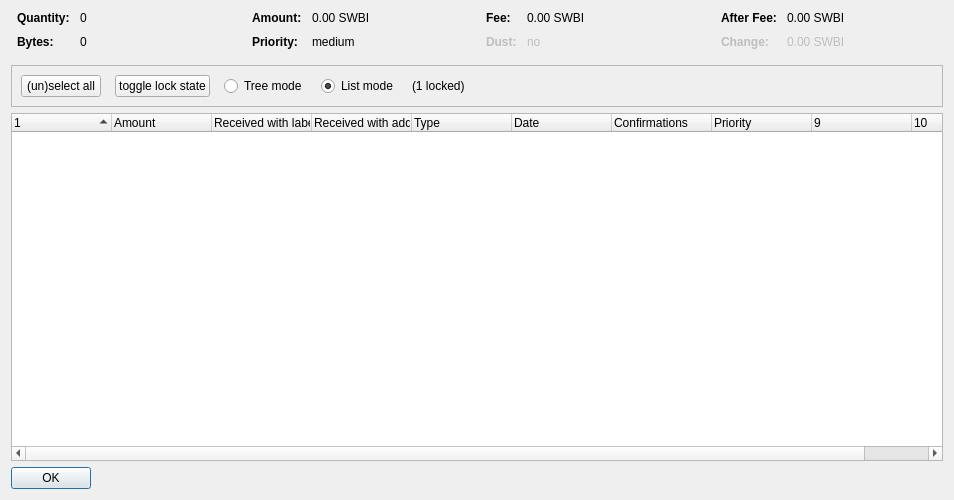
<?xml version="1.0" encoding="UTF-8"?>
<ui version="4.0">
 <class>CoinControlDialog</class>
 <widget class="QDialog" name="CoinControlDialog">
  <property name="geometry">
   <rect>
    <x>0</x>
    <y>0</y>
    <width>954</width>
    <height>500</height>
   </rect>
  </property>
  <property name="windowTitle">
   <string>Coin Selection</string>
  </property>
  <layout class="QVBoxLayout" name="verticalLayout">
   <item>
    <layout class="QHBoxLayout" name="horizontalLayoutTop" stretch="0,0,0,0">
     <property name="topMargin">
      <number>0</number>
     </property>
     <property name="bottomMargin">
      <number>10</number>
     </property>
     <item>
      <layout class="QFormLayout" name="formLayoutCoinControl1">
       <property name="horizontalSpacing">
        <number>10</number>
       </property>
       <property name="verticalSpacing">
        <number>10</number>
       </property>
       <property name="leftMargin">
        <number>6</number>
       </property>
       <property name="rightMargin">
        <number>6</number>
       </property>
       <item row="0" column="0">
        <widget class="QLabel" name="labelCoinControlQuantityText">
         <property name="font">
          <font>
           <weight>75</weight>
           <bold>true</bold>
          </font>
         </property>
         <property name="text">
          <string>Quantity:</string>
         </property>
        </widget>
       </item>
       <item row="0" column="1">
        <widget class="QLabel" name="labelCoinControlQuantity">
         <property name="cursor">
          <cursorShape>IBeamCursor</cursorShape>
         </property>
         <property name="contextMenuPolicy">
          <enum>Qt::ActionsContextMenu</enum>
         </property>
         <property name="text">
          <string notr="true">0</string>
         </property>
         <property name="textInteractionFlags">
          <set>Qt::LinksAccessibleByMouse|Qt::TextSelectableByKeyboard|Qt::TextSelectableByMouse</set>
         </property>
        </widget>
       </item>
       <item row="1" column="0">
        <widget class="QLabel" name="labelCoinControlBytesText">
         <property name="font">
          <font>
           <weight>75</weight>
           <bold>true</bold>
          </font>
         </property>
         <property name="text">
          <string>Bytes:</string>
         </property>
        </widget>
       </item>
       <item row="1" column="1">
        <widget class="QLabel" name="labelCoinControlBytes">
         <property name="cursor">
          <cursorShape>IBeamCursor</cursorShape>
         </property>
         <property name="contextMenuPolicy">
          <enum>Qt::ActionsContextMenu</enum>
         </property>
         <property name="text">
          <string notr="true">0</string>
         </property>
         <property name="textInteractionFlags">
          <set>Qt::LinksAccessibleByMouse|Qt::TextSelectableByKeyboard|Qt::TextSelectableByMouse</set>
         </property>
        </widget>
       </item>
      </layout>
     </item>
     <item>
      <layout class="QFormLayout" name="formLayoutCoinControl2">
       <property name="horizontalSpacing">
        <number>10</number>
       </property>
       <property name="verticalSpacing">
        <number>10</number>
       </property>
       <property name="leftMargin">
        <number>6</number>
       </property>
       <property name="rightMargin">
        <number>6</number>
       </property>
       <item row="0" column="0">
        <widget class="QLabel" name="labelCoinControlAmountText">
         <property name="font">
          <font>
           <weight>75</weight>
           <bold>true</bold>
          </font>
         </property>
         <property name="text">
          <string>Amount:</string>
         </property>
        </widget>
       </item>
       <item row="0" column="1">
        <widget class="QLabel" name="labelCoinControlAmount">
         <property name="cursor">
          <cursorShape>IBeamCursor</cursorShape>
         </property>
         <property name="contextMenuPolicy">
          <enum>Qt::ActionsContextMenu</enum>
         </property>
         <property name="text">
          <string notr="true">0.00 SWBI</string>
         </property>
         <property name="textInteractionFlags">
          <set>Qt::LinksAccessibleByMouse|Qt::TextSelectableByKeyboard|Qt::TextSelectableByMouse</set>
         </property>
        </widget>
       </item>
       <item row="1" column="0">
        <widget class="QLabel" name="labelCoinControlPriorityText">
         <property name="font">
          <font>
           <weight>75</weight>
           <bold>true</bold>
          </font>
         </property>
         <property name="text">
          <string>Priority:</string>
         </property>
        </widget>
       </item>
       <item row="1" column="1">
        <widget class="QLabel" name="labelCoinControlPriority">
         <property name="cursor">
          <cursorShape>IBeamCursor</cursorShape>
         </property>
         <property name="contextMenuPolicy">
          <enum>Qt::ActionsContextMenu</enum>
         </property>
         <property name="text">
          <string>medium</string>
         </property>
         <property name="textInteractionFlags">
          <set>Qt::LinksAccessibleByMouse|Qt::TextSelectableByKeyboard|Qt::TextSelectableByMouse</set>
         </property>
        </widget>
       </item>
      </layout>
     </item>
     <item>
      <layout class="QFormLayout" name="formLayoutCoinControl3">
       <property name="horizontalSpacing">
        <number>10</number>
       </property>
       <property name="verticalSpacing">
        <number>10</number>
       </property>
       <property name="leftMargin">
        <number>6</number>
       </property>
       <property name="rightMargin">
        <number>6</number>
       </property>
       <item row="0" column="0">
        <widget class="QLabel" name="labelCoinControlFeeText">
         <property name="font">
          <font>
           <weight>75</weight>
           <bold>true</bold>
          </font>
         </property>
         <property name="text">
          <string>Fee:</string>
         </property>
        </widget>
       </item>
       <item row="0" column="1">
        <widget class="QLabel" name="labelCoinControlFee">
         <property name="cursor">
          <cursorShape>IBeamCursor</cursorShape>
         </property>
         <property name="contextMenuPolicy">
          <enum>Qt::ActionsContextMenu</enum>
         </property>
         <property name="text">
          <string notr="true">0.00 SWBI</string>
         </property>
         <property name="textInteractionFlags">
          <set>Qt::LinksAccessibleByMouse|Qt::TextSelectableByKeyboard|Qt::TextSelectableByMouse</set>
         </property>
        </widget>
       </item>
       <item row="1" column="0">
        <widget class="QLabel" name="labelCoinControlLowOutputText">
         <property name="enabled">
          <bool>false</bool>
         </property>
         <property name="font">
          <font>
           <weight>75</weight>
           <bold>true</bold>
          </font>
         </property>
         <property name="text">
          <string>Dust:</string>
         </property>
        </widget>
       </item>
       <item row="1" column="1">
        <widget class="QLabel" name="labelCoinControlLowOutput">
         <property name="enabled">
          <bool>false</bool>
         </property>
         <property name="cursor">
          <cursorShape>IBeamCursor</cursorShape>
         </property>
         <property name="contextMenuPolicy">
          <enum>Qt::ActionsContextMenu</enum>
         </property>
         <property name="text">
          <string>no</string>
         </property>
         <property name="textInteractionFlags">
          <set>Qt::LinksAccessibleByMouse|Qt::TextSelectableByKeyboard|Qt::TextSelectableByMouse</set>
         </property>
        </widget>
       </item>
      </layout>
     </item>
     <item>
      <layout class="QFormLayout" name="formLayoutCoinControl4">
       <property name="horizontalSpacing">
        <number>10</number>
       </property>
       <property name="verticalSpacing">
        <number>10</number>
       </property>
       <property name="leftMargin">
        <number>6</number>
       </property>
       <property name="rightMargin">
        <number>6</number>
       </property>
       <item row="0" column="0">
        <widget class="QLabel" name="labelCoinControlAfterFeeText">
         <property name="font">
          <font>
           <weight>75</weight>
           <bold>true</bold>
          </font>
         </property>
         <property name="text">
          <string>After Fee:</string>
         </property>
        </widget>
       </item>
       <item row="0" column="1">
        <widget class="QLabel" name="labelCoinControlAfterFee">
         <property name="cursor">
          <cursorShape>IBeamCursor</cursorShape>
         </property>
         <property name="contextMenuPolicy">
          <enum>Qt::ActionsContextMenu</enum>
         </property>
         <property name="text">
          <string notr="true">0.00 SWBI</string>
         </property>
         <property name="textInteractionFlags">
          <set>Qt::LinksAccessibleByMouse|Qt::TextSelectableByKeyboard|Qt::TextSelectableByMouse</set>
         </property>
        </widget>
       </item>
       <item row="1" column="0">
        <widget class="QLabel" name="labelCoinControlChangeText">
         <property name="enabled">
          <bool>false</bool>
         </property>
         <property name="font">
          <font>
           <weight>75</weight>
           <bold>true</bold>
          </font>
         </property>
         <property name="text">
          <string>Change:</string>
         </property>
        </widget>
       </item>
       <item row="1" column="1">
        <widget class="QLabel" name="labelCoinControlChange">
         <property name="enabled">
          <bool>false</bool>
         </property>
         <property name="cursor">
          <cursorShape>IBeamCursor</cursorShape>
         </property>
         <property name="contextMenuPolicy">
          <enum>Qt::ActionsContextMenu</enum>
         </property>
         <property name="text">
          <string notr="true">0.00 SWBI</string>
         </property>
         <property name="textInteractionFlags">
          <set>Qt::LinksAccessibleByMouse|Qt::TextSelectableByKeyboard|Qt::TextSelectableByMouse</set>
         </property>
        </widget>
       </item>
      </layout>
     </item>
    </layout>
   </item>
   <item>
    <widget class="QFrame" name="frame">
     <property name="minimumSize">
      <size>
       <width>0</width>
       <height>40</height>
      </size>
     </property>
     <property name="frameShape">
      <enum>QFrame::StyledPanel</enum>
     </property>
     <property name="frameShadow">
      <enum>QFrame::Sunken</enum>
     </property>
     <layout class="QHBoxLayout" name="horizontalLayout">
      <item>
       <layout class="QHBoxLayout" name="horizontalLayoutPanel" stretch="0,0,0,0,0,0">
        <property name="spacing">
         <number>14</number>
        </property>
        <item>
         <widget class="QPushButton" name="pushButtonSelectAll">
          <property name="sizePolicy">
           <sizepolicy hsizetype="Maximum" vsizetype="Fixed">
            <horstretch>0</horstretch>
            <verstretch>0</verstretch>
           </sizepolicy>
          </property>
          <property name="text">
           <string>(un)select all</string>
          </property>
          <property name="autoDefault">
           <bool>false</bool>
          </property>
         </widget>
        </item>
        <item>
         <widget class="QPushButton" name="pushButtonToggleLock">
          <property name="sizePolicy">
           <sizepolicy hsizetype="Maximum" vsizetype="Fixed">
            <horstretch>0</horstretch>
            <verstretch>0</verstretch>
           </sizepolicy>
          </property>
          <property name="text">
           <string>toggle lock state</string>
          </property>
          <property name="autoDefault">
           <bool>false</bool>
          </property>
         </widget>
        </item>
        <item>
         <widget class="QRadioButton" name="radioTreeMode">
          <property name="sizePolicy">
           <sizepolicy hsizetype="Maximum" vsizetype="Fixed">
            <horstretch>0</horstretch>
            <verstretch>0</verstretch>
           </sizepolicy>
          </property>
          <property name="text">
           <string>Tree mode</string>
          </property>
         </widget>
        </item>
        <item>
         <widget class="QRadioButton" name="radioListMode">
          <property name="sizePolicy">
           <sizepolicy hsizetype="Maximum" vsizetype="Fixed">
            <horstretch>0</horstretch>
            <verstretch>0</verstretch>
           </sizepolicy>
          </property>
          <property name="text">
           <string>List mode</string>
          </property>
          <property name="checked">
           <bool>true</bool>
          </property>
         </widget>
        </item>
        <item>
         <widget class="QLabel" name="labelLocked">
          <property name="text">
           <string>(1 locked)</string>
          </property>
         </widget>
        </item>
        <item>
         <spacer name="horizontalSpacer">
          <property name="orientation">
           <enum>Qt::Horizontal</enum>
          </property>
          <property name="sizeHint" stdset="0">
           <size>
            <width>40</width>
            <height>20</height>
           </size>
          </property>
         </spacer>
        </item>
       </layout>
      </item>
     </layout>
    </widget>
   </item>
   <item>
    <widget class="CoinControlTreeWidget" name="treeWidget">
     <property name="contextMenuPolicy">
      <enum>Qt::CustomContextMenu</enum>
     </property>
     <property name="sortingEnabled">
      <bool>false</bool>
     </property>
     <property name="columnCount">
      <number>10</number>
     </property>
     <attribute name="headerShowSortIndicator" stdset="0">
      <bool>true</bool>
     </attribute>
     <attribute name="headerStretchLastSection">
      <bool>false</bool>
     </attribute>
     <column>
      <property name="text">
       <string/>
      </property>
     </column>
     <column>
      <property name="text">
       <string>Amount</string>
      </property>
     </column>
     <column>
      <property name="text">
       <string>Received with label</string>
      </property>
     </column>
     <column>
      <property name="text">
       <string>Received with address</string>
      </property>
     </column>
     <column>
      <property name="text">
       <string>Type</string>
      </property>
     </column>
     <column>
      <property name="text">
       <string>Date</string>
      </property>
     </column>
     <column>
      <property name="text">
       <string>Confirmations</string>
      </property>
      <property name="toolTip">
       <string>Confirmed</string>
      </property>
     </column>
     <column>
      <property name="text">
       <string>Priority</string>
      </property>
     </column>
     <column>
      <property name="text">
       <string/>
      </property>
     </column>
     <column>
      <property name="text">
       <string/>
      </property>
     </column>
    </widget>
   </item>
   <item>
    <widget class="QDialogButtonBox" name="buttonBox">
     <property name="sizePolicy">
      <sizepolicy hsizetype="Maximum" vsizetype="Fixed">
       <horstretch>0</horstretch>
       <verstretch>0</verstretch>
      </sizepolicy>
     </property>
     <property name="orientation">
      <enum>Qt::Horizontal</enum>
     </property>
     <property name="standardButtons">
      <set>QDialogButtonBox::Ok</set>
     </property>
    </widget>
   </item>
  </layout>
 </widget>
 <customwidgets>
  <customwidget>
   <class>CoinControlTreeWidget</class>
   <extends>QTreeWidget</extends>
   <header>coincontroltreewidget.h</header>
  </customwidget>
 </customwidgets>
 <resources/>
 <connections/>
</ui>
